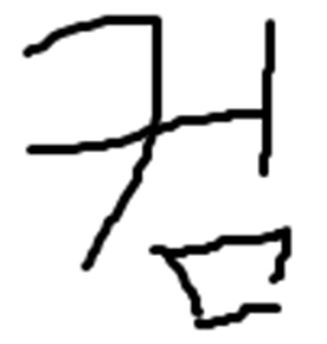
#> input picture 4주차/소스코드_week3/com.JPG, 327 x 344 px, found by its file name
$ python '[2_3]morphology.py'
#> lines starting #> are read from the running program, lines starting #| are printed output that depends on the picture
import cv2
import numpy as np

# 이미지 열기
#img = cv2.imread("opencv_logo.png", cv2.IMREAD_COLOR)
img = cv2.imread("com.jpg", cv2.IMREAD_COLOR)
#> img is the input picture: shape (344, 327, 3); min 0, max 255, mean 229.3
img_gray = cv2.cvtColor(img, cv2.COLOR_BGR2GRAY)

img_gray = 255 - img_gray
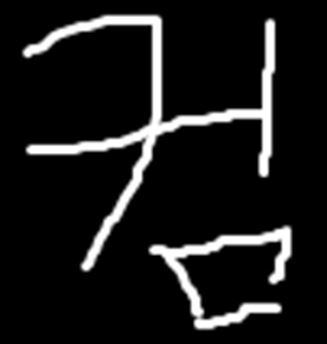
#> img_gray: shape (344, 327); min 0, max 255, mean 25.7

#==========================================================
# 모폴로지 연산(침식 or 팽창)
kernel_size_row = 3 # 이 값이 커질수록 침식 또는 팽창 효과가 강해집니다 (설정값 : 3 or 5 or 7)
kernel_size_col = 3 # 이 값이 커질수록 침식 또는 팽창 효과가 강해집니다 (설정값 : 3 or 5 or 7)
# 3, 5, 7등으로 값을 바꿔서 실행해보세요. cv2.erode()나 cv.dilate를 반복하여 적용하는 것도 가능합니다.
kernel = np.ones((kernel_size_row, kernel_size_col), np.uint8)

erosion_image = cv2.erode(img_gray, kernel, iterations=4)  # 침식연산이 적용된 이미지
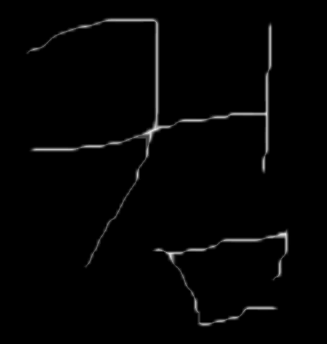
#> erosion_image: shape (344, 327); min 0, max 230, mean 3.9
                                          # iterations를 2 이상으로 설정하면 반복 적용됨
dilation_image = cv2.dilate(img_gray, kernel, iterations=8)  # 팽창연산이 적용된 이미지
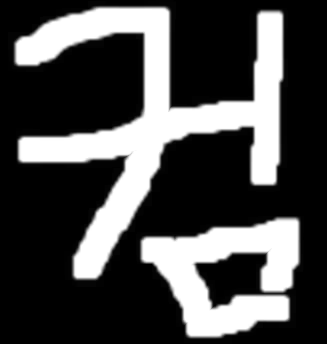
#> dilation_image: shape (344, 327); min 0, max 255, mean 74.9
                                                             # iterations를 2 이상으로 설정하면 반복 적용됨

open_image = cv2.morphologyEx(img_gray, cv2.MORPH_OPEN, kernel) # 열림연산 : 침식 후 팽창
close_image = cv2.morphologyEx(img_gray, cv2.MORPH_CLOSE, kernel) # 닫힘연산 : 팽창 후 침식
#==========================================================

# 이미지 표시
cv2.imshow('1.img_gray', img_gray) # 원본
cv2.imshow('2.erosion_image', erosion_image) # 침식
cv2.imshow('3.dilation_image', dilation_image) # 팽창
cv2.imshow('4.open_image', open_image) # 열림(침식 후 팽창)
cv2.imshow('5.close_image', close_image) # 닫힘(팽창 후 침식)
cv2.waitKey(0) # 키를 누를 때까지 창을 띄워놓음
cv2.destroyAllWindows() # 키보드 자판의 아무 키나 누르면 창이 닫힘
